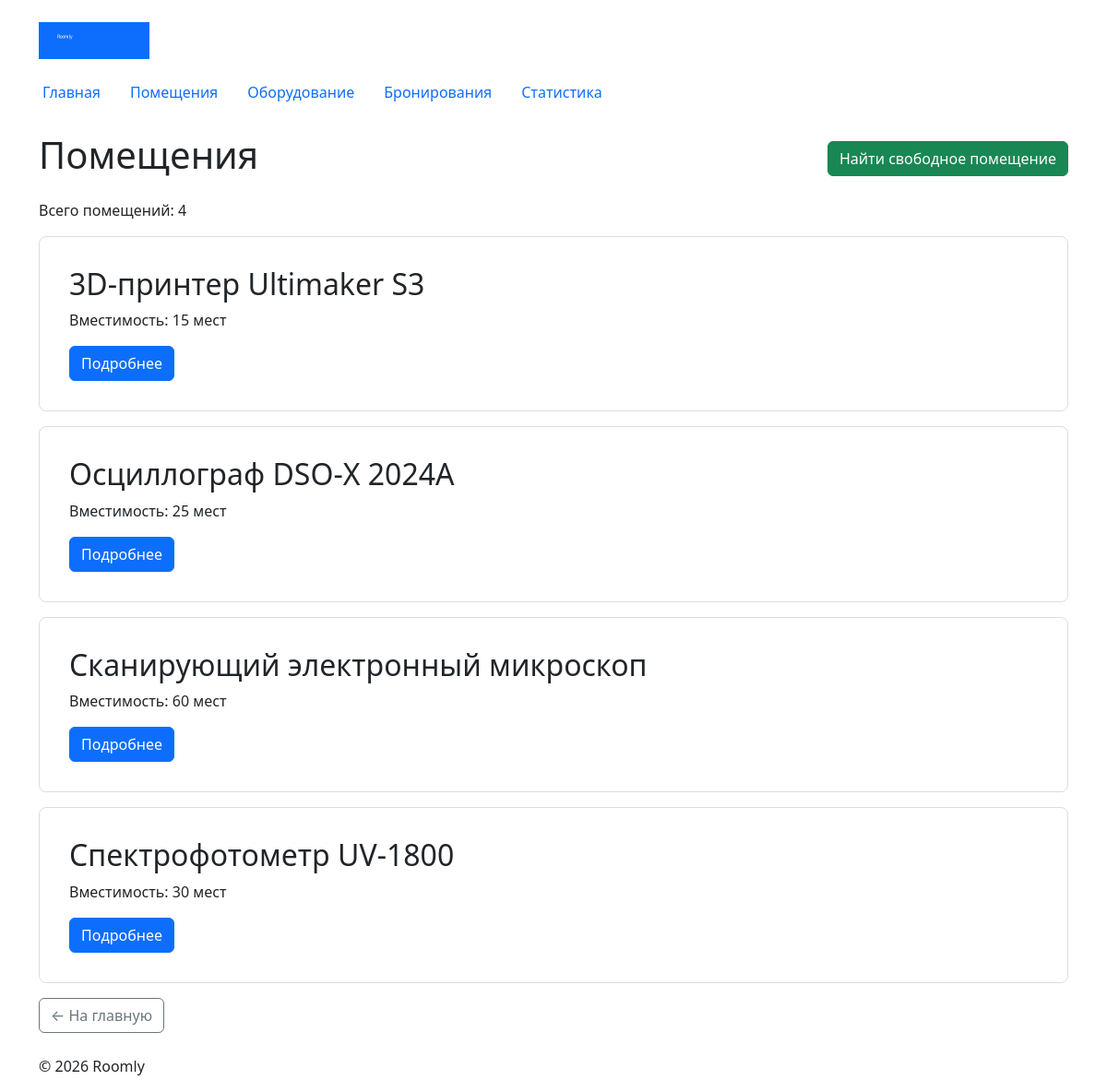
/rooms/, run on the app's committed database.
### rooms/views.py (the view)
# urls.py: path("rooms/", include("rooms.urls")),
def rooms(request):
    conn = sqlite3.connect(str(DB_PATH))
    conn.row_factory = sqlite3.Row
    rooms_list = conn.execute("""
        SELECT
            id,
            name,
            capacity,
            inventory_number,
            hourly_rate
        FROM rooms
        ORDER BY name;
    """).fetchall()
    conn.close()
    return render(
        request,
        "rooms/room_list.html",
        {"rooms": rooms_list},
    )

### rooms/templates/rooms/room_list.html (shortened to what this page needs)
{% extends "base.html" %}
{% block content %}
<div class="d-flex justify-content-between align-items-center mb-3">
    <h1>Помещения</h1>
    <a href="{% url 'rooms:available' %}" class="btn btn-success">
        Найти свободное помещение
    </a>
</div>
<p>
    Всего помещений: {{ rooms|length }}
</p>
<ul class="list-unstyled">
{% for room in rooms %}
    {% include "rooms/includes/room_card.html" %}
{% empty %}
    <p>Помещения не найдены.</p>
{% endfor %}
</ul>
<div class="mt-3">
    <a href="{% url 'homepage:index' %}" class="btn btn-outline-secondary">← На главную</a>
</div>
{% endblock %}

### rooms/templates/rooms/includes/room_card.html
<article class="card room-card mb-3">
    <div class="card-body">
        <h2 class="card-title">
            {{ room.name|default:"Без названия" }}
        </h2>
        <p class="card-text">
            Вместимость: {{ room.capacity }} мест
        </p>
        <a
            href="{% url 'rooms:detail' room.id %}"
            class="btn btn-primary"
        >
            Подробнее
        </a>
    </div>
</article>

### homepage/static/homepage/css/style.css (style rules this page uses)
body { min-height: 100vh; }
.room-card { margin-bottom: 1rem; padding: 1rem; border: 1px solid #ddd; border-radius: 8px; }

### data on the page
rooms: name "3D-принтер Ultimaker S3", capacity "15"
rooms: name "Осциллограф DSO-X 2024A", capacity "25"
rooms: name "Сканирующий электронный микроскоп", capacity "60"
rooms: name "Спектрофотометр UV-1800", capacity "30"

### other printed values
{{ rooms|length }} "4"
